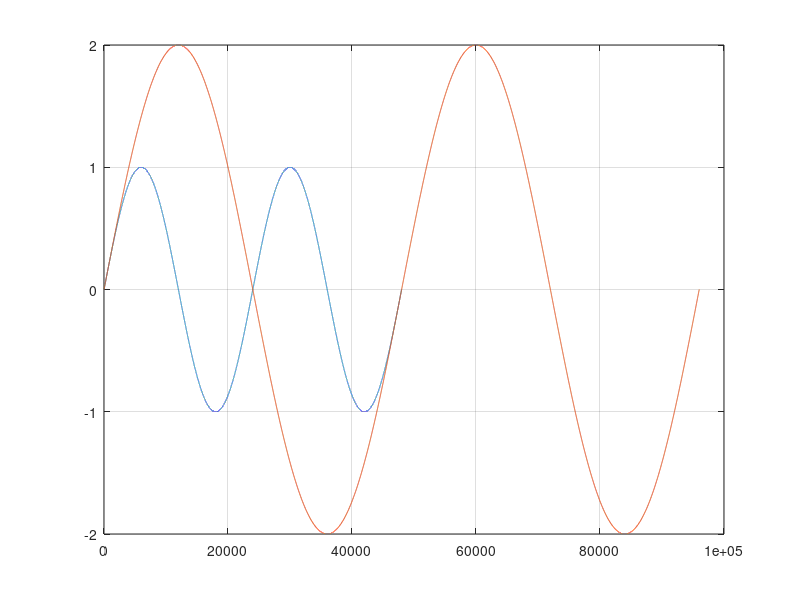

Write the MATLAB code that produced this figure.
SF = 48000;
F = 2;
T = 1;
RATIO = 0.5;

t_in = 0:SF * T;
in = sin(t_in * 2 * pi * F / SF);

for k = 1:length(in) / RATIO
    out(k) = in(floor((k - 1) * RATIO) + 1) * 2;
end

figure(1)
clf
plot(in)
hold on
plot(out)
grid on
